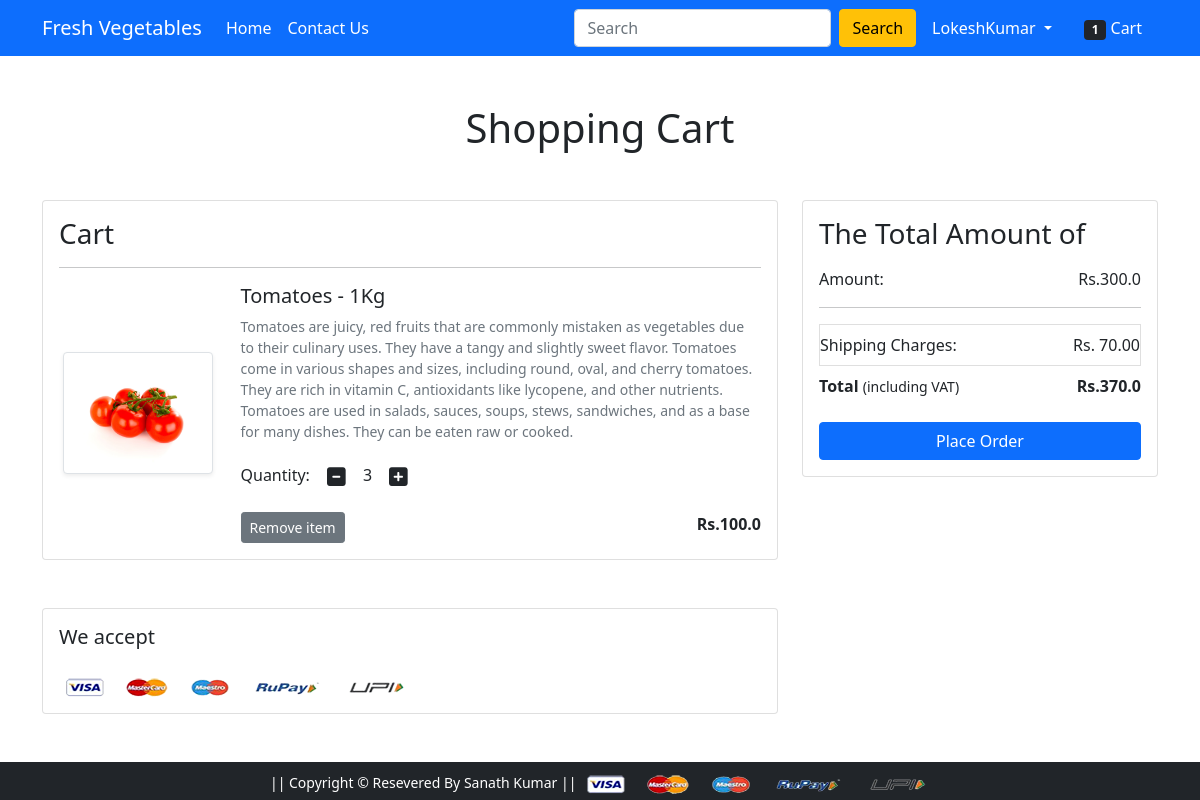
The page /cart/ (signed in) on the database its author committed.
### app1/models.py (models this page shows, shortened)
class Cart(models.Model):
    user = models.ForeignKey(User, on_delete=models.CASCADE)
    product = models.ForeignKey(Product, on_delete=models.CASCADE)
    quantity = models.PositiveIntegerField(default=1)
    def __str__(self):
        return str(self.id)

class Product(models.Model):
    title = models.CharField(max_length=100)
    selling_price = models.FloatField()
    discounted_price = models.FloatField()
    description = models.TextField()
    product_image = models.ImageField(upload_to='productimg')

### app1/views.py (the view)
# urls.py: path('cart/', views.show_cart, name='showcart'),
@login_required
def show_cart(request):
  totalitem=0
  if request.user.is_authenticated:
   totalitem = len(Cart.objects.filter(user=request.user))
   user=request.user
   cart=Cart.objects.filter(user=user)
   print(cart)
   amount=0.0
   shipping_amount=70.0
   total_amount=0.0
   cart_product=[p for p in Cart.objects.all() if p.user == user ]
  if cart_product:
    for p in cart_product:
     tempamount = (p.quantity * p.product.discounted_price)
     amount += tempamount
     totalamount = amount + shipping_amount
    return render(request, 'addtocart.html', {'carts': cart, 'totalamount':totalamount, 'amount':amount, 'totalitem':totalitem})
  else:
    return render(request, 'emptycart.html')

### app1/templates/addtocart.html (shortened to what this page needs)
{% extends 'base.html' %}
{% load static %}
{% block main-content %}
<div class="container my-5">
 <div class="row">
  <h1 class="text-center mb-5">Shopping Cart</h1>
  <div class="col-sm-8">
  <div class="card">
   <div class="card-body">
    <h3>Cart</h3>
    {%for cart in carts%}
    <hr>
    <div class="row">
     <div class="col-sm-3 text-center align-self-center"><img src="{{cart.product.product_image.url}}" alt="" srcset="" class="img-fluid img-thumbnail shadow-sm" height="150" width="150"> </div>
     <div class="col-sm-9">
      <div>
       <h5>{{cart.product.title}}</h5>
       <p class="mb-2 text-muted small">{{cart.product.description}}</p>
       <div class="my-3">
        <label for="quantity">Quantity:</label>
        <a class="minus-cart btn" pid="{{cart.product.id}}"><i class="fas fa-minus-square fa-lg"></i></a>
          <span id="quantity">{{cart.quantity}}</span>
        <a class="plus-cart btn" pid="{{cart.product.id}}"><i class="fas fa-plus-square fa-lg"></i></a>
       </div>
       <div class="d-flex justify-content-between">
        <a href="#" class="btn btn-sm btn-secondary mr-3 remove-cart" pid="{{cart.product.id}}">Remove item </a>
        <p class="mb-0"><span><strong>Rs.{{cart.product.discounted_price}}</strong></span></p>
       </div>
      </div>
     </div>
    </div>
    {%endfor%}
   </div>
   </div>
  </div>
<div class="col-sm-4">
   <div class="card">
    <div class="card-body">
      <h3>The Total Amount of</h3>
      <ul class="list-group">
       <li class="list-group-item d-flex justify-content-between align-items-center border-0 px-0 pb-0">Amount:<span>Rs.<span id="amount">{{amount}}</span></span></li><hr>
       <li class="list-group-item d-flex justify-content-between align-items-center px-0">Shipping Charges:<span>Rs. 70.00</span></li>
       <li class="list-group-item d-flex justify-content-between align-items-center border-0 px-0 mb-3">
        <div>
           <strong>Total</strong> <small>(including VAT)</small>
         </div>
         <span><strong>Rs.<strong id="totalamount">{{totalamount}}</strong></strong></span>
       </li>
      </ul>
      <div class="d-grid"><a href="{% url 'checkout' %}" class="btn btn-primary">Place Order</a></div>
    </div>
   </div>
  </div>
 </div>
</div>
<div class="container">
 <div class="row">
  <div class="col-sm-8">
    <div class="card">
      <div class="card-body">
        <h5 class="mb-4">We accept</h5>
        <img src="{% static 'payment.png' %}" alt="" class="img-fluid">
      </div>
    </div>
  </div>
 </div>
</div>
{% endblock main-content %}

### app1/templates/base.html (shortened to what this page needs)
<!doctype html>
{% load static %}
<html lang="en">
  <head>
    <link href="https://cdn.jsdelivr.net/npm/bootstrap@5.0.0-beta1/dist/css/bootstrap.min.css" rel="stylesheet">
    <link rel="stylesheet" href="{% static 'css/owl.carousel.min.css' %}">
    <link rel="stylesheet" href="{% static 'css/all.min.css' %}">
    <link rel="stylesheet" href="{% static 'css/style.css'%}">
  </head>
  <body>
    <nav class="navbar navbar-expand-lg navbar-dark bg-primary">
     <div class="container">
       <a class="navbar-brand" href=" ">Fresh Vegetables</a>
       <div class="collapse navbar-collapse" id="navbarSupportedContent">
         <ul class="navbar-nav me-auto mb-2 mb-lg-0">
           <li class="nav-item">
             <a class="nav-link active" aria-current="page" href="/">Home</a>
           </li>
           <li class="nav-item" >
            <a class="nav-link active" aria-current="page" href="{% url 'contact' %}">Contact Us</a>
           </li>
         </ul>
         <form class="d-flex">
           <input class="form-control me-2" type="search" placeholder="Search" aria-label="Search">
           <button class="btn btn-warning" type="submit">Search</button>
         </form>
         <div>
          <ul class="navbar-nav me-auto mb-2 mb-lg-0">
            {% if request.user.is_authenticated %}
           <li class="nav-item dropdown mx-2">
              <a class="nav-link dropdown-toggle text-white" href="#" id="profileDropdown" role="button" data-bs-toggle="dropdown" aria-expanded="false">
                {{request.user.username|capfirst}}
              </a>
            </li>
            <li class="nav-item mx-2">
             <a href="{% url 'showcart' %}" class="nav-link text-white"><span class="badge bg-dark">{{totalitem}}</span>  Cart</a>
            </li>
            {% endif %}
          </ul>
         </div>
       </div>
     </div>
    </nav>
    {% block main-content %} {% endblock main-content %}
    <footer class="container-fluid bg-dark text-center p-2 mt-5">
        <small class="text-white">|| Copyright &copy; Resevered By Sanath Kumar || </small>
        <img src="{% static 'payment.png' %}"alt="" srcset="" class="img-fluid" height="2px">
    </footer>
  </body>
</html>

### rows shown on the page
Cart: product.product_image (picture), product "Tomatoes - 1Kg", product.description "Tomatoes are juicy, red fruits that are commonly mistaken as vegetables due to their culinary uses. They have a tangy and slightly sweet flavor. Tomatoes come in various shapes and sizes, including round, oval, and cherry tomatoes. They are rich in vitamin C, antioxidants like lycopene, and other nutrients. Tomatoes are used in salads, sauces, soups, stews, sandwiches, and as a base for many dishes. They can be eaten raw or cooked.", quantity "3", product.discounted_price "100.0"

### other values the page prints
{{ request.user.username|capfirst }} "LokeshKumar"
{{ totalitem }} "1"
{{ amount }} "300.0"
{{ totalamount }} "370.0"
